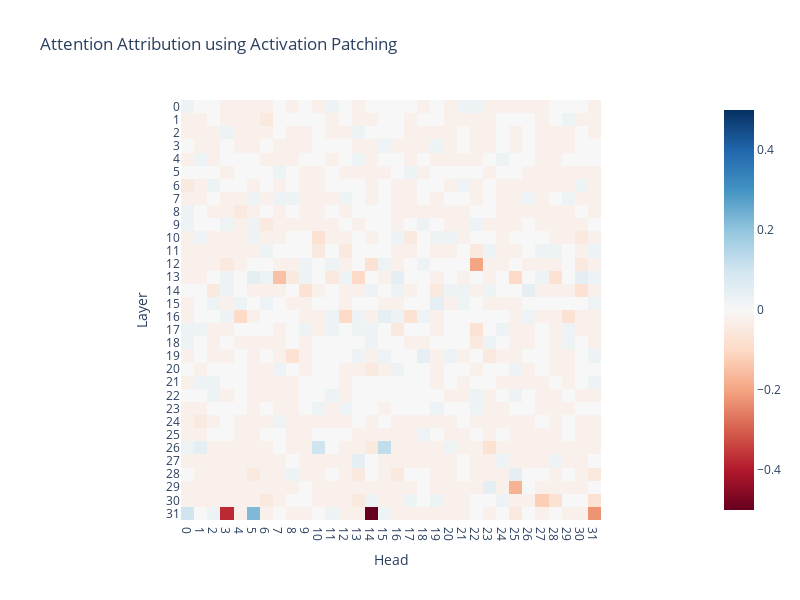

The notebook cell saved with this chart:
### Code cell
mean_attn_ap = torch.stack(all_attn_ie).mean(dim=0).reshape(model.cfg.n_layers,model.cfg.n_heads)
mean_mlp_ap = torch.stack(all_mlp_ie).mean(dim=0)

combined_ap = torch.cat([mean_mlp_ap.unsqueeze(1),mean_attn_ap],dim=1).float().detach().cpu()
imshow(mean_attn_ap.float(),ylabel = list(range(mean_attn_ap.shape[0])),xlabel = list(range(mean_attn_ap.shape[1])),title = 'Attention Attribution using Activation Patching', x_axis_label = 'Head', y_axis_label = 'Layer')

### Figure 1 — Plotly figure (JSON) as saved in the notebook; plotly's stock layout.template omitted (floating-point values rounded to 4 significant figures; data arrays with more than 128 entries replaced by an {"elided": "..."} marker saying what was removed)
{"data": [{"coloraxis": "coloraxis", "hovertemplate": "x: %{x}<br>y: %{y}<br>color: %{z}<extra></extra>", "name": "0", "type": "heatmap", "xaxis": "x", "yaxis": "y", "z": {"elided": "32x32 float values"}}], "layout": {"coloraxis": {"cmid": 0, "colorscale": [[0, "rgb(103,0,31)"], [0.1, "rgb(178,24,43)"], [0.2, "rgb(214,96,77)"], [0.3, "rgb(244,165,130)"], [0.4, "rgb(253,219,199)"], [0.5, "rgb(247,247,247)"], [0.6, "rgb(209,229,240)"], [0.7, "rgb(146,197,222)"], [0.8, "rgb(67,147,195)"], [0.9, "rgb(33,102,172)"], [1, "rgb(5,48,97)"]]}, "height": 600, "title": {"text": "Attention Attribution using Activation Patching"}, "width": 800, "xaxis": {"anchor": "y", "constrain": "domain", "domain": [0, 1], "scaleanchor": "y", "tickmode": "array", "ticktext": [0, 1, 2, 3, 4, 5, 6, 7, 8, 9, 10, 11, 12, 13, 14, 15, 16, 17, 18, 19, 20, 21, 22, 23, 24, 25, 26, 27, 28, 29, 30, 31], "tickvals": [0, 1, 2, 3, 4, 5, 6, 7, 8, 9, 10, 11, 12, 13, 14, 15, 16, 17, 18, 19, 20, 21, 22, 23, 24, 25, 26, 27, 28, 29, 30, 31], "title": {"text": "Head"}}, "yaxis": {"anchor": "x", "autorange": "reversed", "constrain": "domain", "domain": [0, 1], "tickmode": "array", "ticktext": [0, 1, 2, 3, 4, 5, 6, 7, 8, 9, 10, 11, 12, 13, 14, 15, 16, 17, 18, 19, 20, 21, 22, 23, 24, 25, 26, 27, 28, 29, 30, 31], "tickvals": [0, 1, 2, 3, 4, 5, 6, 7, 8, 9, 10, 11, 12, 13, 14, 15, 16, 17, 18, 19, 20, 21, 22, 23, 24, 25, 26, 27, 28, 29, 30, 31], "title": {"text": "Layer"}}}}
